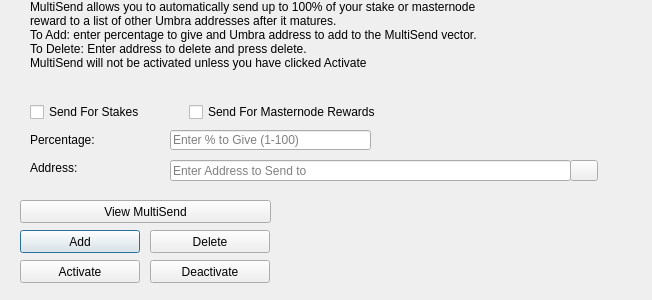
<?xml version="1.0" encoding="UTF-8"?>
<ui version="4.0">
 <class>MultiSendDialog</class>
 <widget class="QDialog" name="MultiSendDialog">
  <property name="windowModality">
   <enum>Qt::NonModal</enum>
  </property>
  <property name="geometry">
   <rect>
    <x>0</x>
    <y>0</y>
    <width>652</width>
    <height>300</height>
   </rect>
  </property>
  <property name="windowTitle">
   <string>MultiSend</string>
  </property>
  <widget class="QLineEdit" name="multiSendPercentEdit">
   <property name="geometry">
    <rect>
     <x>170</x>
     <y>130</y>
     <width>201</width>
     <height>20</height>
    </rect>
   </property>
   <property name="toolTip">
    <string>Enter whole numbers 1 - 100</string>
   </property>
   <property name="placeholderText">
    <string>Enter % to Give (1-100)</string>
   </property>
  </widget>
  <widget class="QLineEdit" name="multiSendAddressEdit">
   <property name="geometry">
    <rect>
     <x>170</x>
     <y>160</y>
     <width>401</width>
     <height>21</height>
    </rect>
   </property>
   <property name="toolTip">
    <string/>
   </property>
   <property name="placeholderText">
    <string>Enter Address to Send to</string>
   </property>
  </widget>
  <widget class="QLabel" name="label_2">
   <property name="geometry">
    <rect>
     <x>30</x>
     <y>0</y>
     <width>451</width>
     <height>121</height>
    </rect>
   </property>
   <property name="lineWidth">
    <number>1</number>
   </property>
   <property name="text">
    <string>MultiSend allows you to automatically send up to 100% of your stake or masternode reward to a list of other Umbra addresses after it matures.
To Add: enter percentage to give and Umbra address to add to the MultiSend vector.
To Delete: Enter address to delete and press delete.
MultiSend will not be activated unless you have clicked Activate</string>
   </property>
   <property name="alignment">
    <set>Qt::AlignLeading|Qt::AlignLeft|Qt::AlignTop</set>
   </property>
   <property name="wordWrap">
    <bool>true</bool>
   </property>
  </widget>
  <widget class="QLabel" name="message">
   <property name="geometry">
    <rect>
     <x>290</x>
     <y>200</y>
     <width>351</width>
     <height>91</height>
    </rect>
   </property>
   <property name="text">
    <string/>
   </property>
  </widget>
  <widget class="QPushButton" name="addButton">
   <property name="geometry">
    <rect>
     <x>20</x>
     <y>230</y>
     <width>120</width>
     <height>23</height>
    </rect>
   </property>
   <property name="toolTip">
    <string/>
   </property>
   <property name="statusTip">
    <string>Add to MultiSend Vector</string>
   </property>
   <property name="text">
    <string>Add</string>
   </property>
  </widget>
  <widget class="QPushButton" name="disableButton">
   <property name="geometry">
    <rect>
     <x>150</x>
     <y>260</y>
     <width>120</width>
     <height>23</height>
    </rect>
   </property>
   <property name="statusTip">
    <string>Deactivate MultiSend</string>
   </property>
   <property name="text">
    <string>Deactivate</string>
   </property>
  </widget>
  <widget class="QPushButton" name="addressBookButton">
   <property name="geometry">
    <rect>
     <x>570</x>
     <y>160</y>
     <width>28</width>
     <height>21</height>
    </rect>
   </property>
   <property name="toolTip">
    <string>Choose an address from the address book</string>
   </property>
   <property name="text">
    <string/>
   </property>
   <property name="icon">
    <iconset resource="../umbra.qrc">
     <normaloff>:/icons/address-book</normaloff>:/icons/address-book</iconset>
   </property>
   <property name="shortcut">
    <string>Alt+A</string>
   </property>
   <property name="autoDefault">
    <bool>false</bool>
   </property>
  </widget>
  <widget class="QLabel" name="label">
   <property name="geometry">
    <rect>
     <x>30</x>
     <y>130</y>
     <width>121</width>
     <height>20</height>
    </rect>
   </property>
   <property name="toolTip">
    <string>Percentage of stake to send</string>
   </property>
   <property name="text">
    <string>Percentage:</string>
   </property>
  </widget>
  <widget class="QLabel" name="label_5">
   <property name="geometry">
    <rect>
     <x>30</x>
     <y>160</y>
     <width>111</width>
     <height>16</height>
    </rect>
   </property>
   <property name="toolTip">
    <string>Address to send portion of stake to</string>
   </property>
   <property name="text">
    <string>Address:</string>
   </property>
  </widget>
  <widget class="QPushButton" name="deleteButton">
   <property name="geometry">
    <rect>
     <x>150</x>
     <y>230</y>
     <width>120</width>
     <height>23</height>
    </rect>
   </property>
   <property name="toolTip">
    <string/>
   </property>
   <property name="statusTip">
    <string>Delete Address From MultiSend Vector</string>
   </property>
   <property name="text">
    <string>Delete</string>
   </property>
  </widget>
  <widget class="QPushButton" name="activateButton">
   <property name="geometry">
    <rect>
     <x>20</x>
     <y>260</y>
     <width>120</width>
     <height>23</height>
    </rect>
   </property>
   <property name="statusTip">
    <string>Activate MultiSend</string>
   </property>
   <property name="text">
    <string>Activate</string>
   </property>
  </widget>
  <widget class="QPushButton" name="viewButton">
   <property name="geometry">
    <rect>
     <x>20</x>
     <y>200</y>
     <width>251</width>
     <height>23</height>
    </rect>
   </property>
   <property name="toolTip">
    <string/>
   </property>
   <property name="statusTip">
    <string>View MultiSend Vector</string>
   </property>
   <property name="text">
    <string>View MultiSend</string>
   </property>
  </widget>
  <widget class="QWidget" name="horizontalLayoutWidget">
   <property name="geometry">
    <rect>
     <x>30</x>
     <y>100</y>
     <width>351</width>
     <height>24</height>
    </rect>
   </property>
   <layout class="QHBoxLayout" name="horizontalLayout">
    <item>
     <widget class="QCheckBox" name="multiSendStakeCheckBox">
      <property name="text">
       <string>Send For Stakes</string>
      </property>
     </widget>
    </item>
    <item>
     <widget class="QCheckBox" name="multiSendMasternodeCheckBox">
      <property name="text">
       <string>Send For Masternode Rewards</string>
      </property>
     </widget>
    </item>
   </layout>
  </widget>
 </widget>
 <resources>
  <include location="../umbra.qrc"/>
 </resources>
 <connections/>
</ui>
